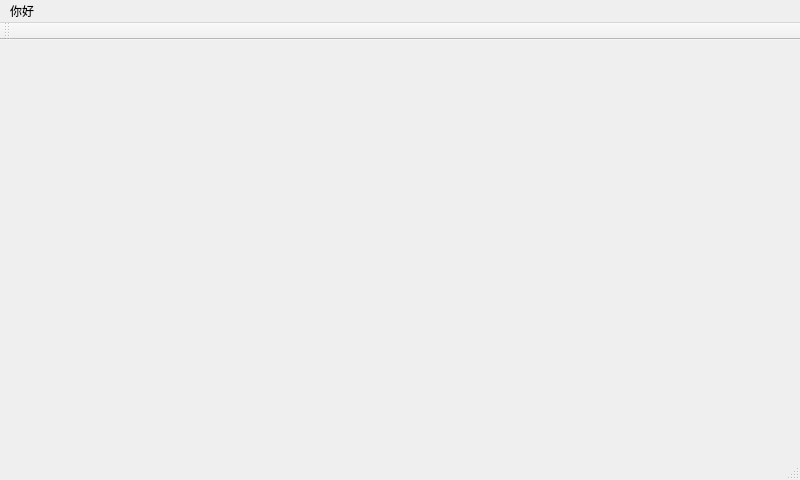
<?xml version="1.0" encoding="UTF-8"?>
<ui version="4.0">
 <class>MainWindow</class>
 <widget class="QMainWindow" name="MainWindow">
  <property name="geometry">
   <rect>
    <x>0</x>
    <y>0</y>
    <width>800</width>
    <height>480</height>
   </rect>
  </property>
  <property name="windowTitle">
   <string>MainWindow</string>
  </property>
  <widget class="QWidget" name="centralWidget"/>
  <widget class="QMenuBar" name="menuBar">
   <property name="geometry">
    <rect>
     <x>0</x>
     <y>0</y>
     <width>800</width>
     <height>17</height>
    </rect>
   </property>
   <widget class="QMenu" name="menu">
    <property name="title">
     <string>你好</string>
    </property>
    <addaction name="actionYes"/>
    <addaction name="actionNo"/>
   </widget>
   <addaction name="menu"/>
  </widget>
  <widget class="QStatusBar" name="statusBar"/>
  <widget class="QToolBar" name="toolBar">
   <property name="windowTitle">
    <string>toolBar</string>
   </property>
   <attribute name="toolBarArea">
    <enum>TopToolBarArea</enum>
   </attribute>
   <attribute name="toolBarBreak">
    <bool>false</bool>
   </attribute>
  </widget>
  <action name="actionYes">
   <property name="text">
    <string>Yes?</string>
   </property>
  </action>
  <action name="actionNo">
   <property name="text">
    <string>No?</string>
   </property>
  </action>
 </widget>
 <layoutdefault spacing="6" margin="11"/>
 <resources/>
 <connections/>
</ui>
